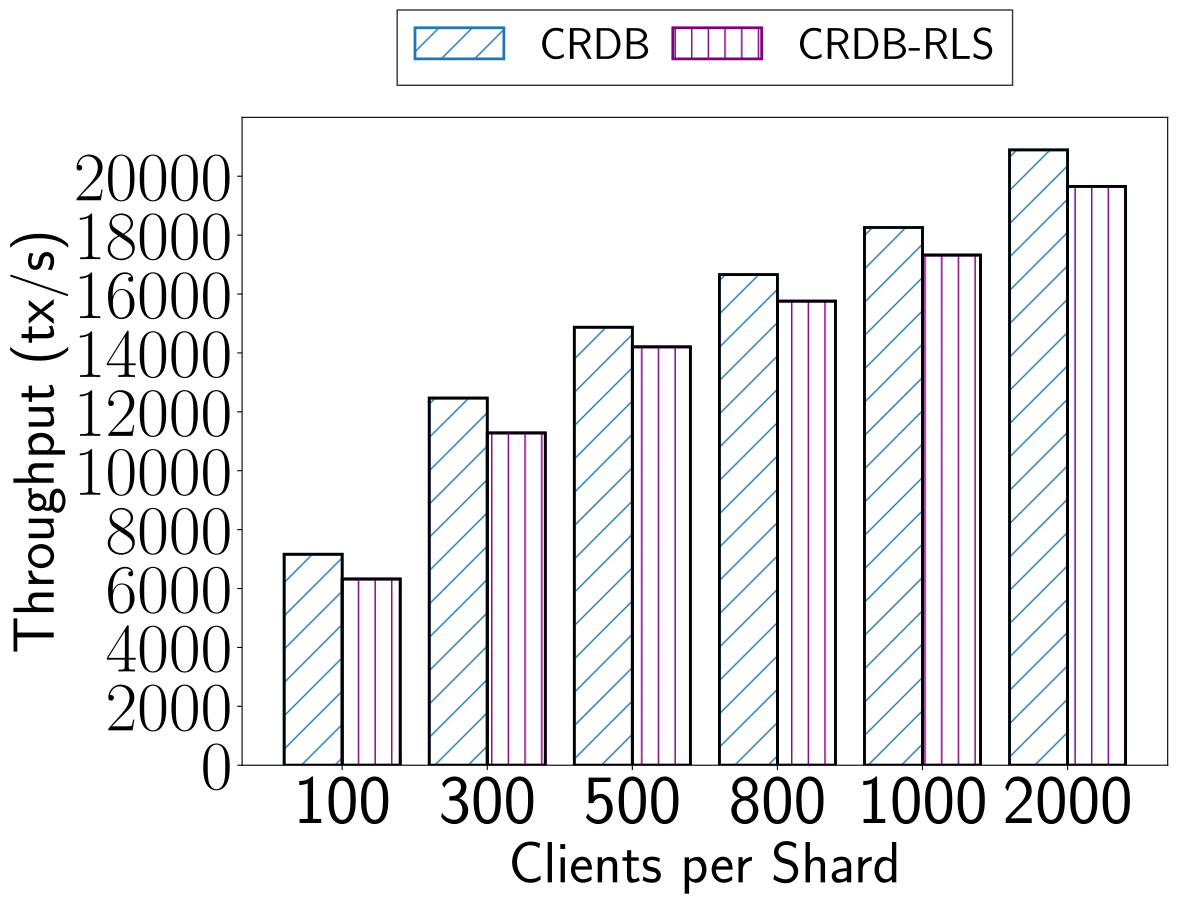

Reproduce this figure in Python.
import numpy as np
import matplotlib.pyplot as plt
import os.path
import sys 
from config import *
size = 6
namelist = ['100','300','500','800','1000','2000']

base = np.arange(size)
xxx = [
7163.8,
12467.5,
14872.1,
16660.5,
18259.2,
20894.9
]
yyy = [
6323.4,
11283.2,
14206.4,
15759.2,
17323.2,
19655.5
]



total_width, n = 0.8, 2
width = total_width / n
base = base - (total_width - width) / 2
fig, ax = plt.subplots(figsize=(10,7))
hatch_tuple = [] 
bartuple=plt.bar(base, xxx,  facecolor='white', color='k',in_layout=True, edgecolor=COLOR_S1, width=width, lw=2, hatch='/', label='XXX')
hatch_tuple.append(bartuple[0])
bartuple=plt.bar(base + width, yyy,  facecolor='white', color='k',in_layout=True, edgecolor="purple", width=width, lw=2, hatch='|', label='YYY')
hatch_tuple.append(bartuple[0])

fig.tight_layout()
edge_tuple = []
bartuple = plt.bar(base, xxx,   color='none',in_layout=True, edgecolor='k', width=width, lw=2)
edge_tuple.append(bartuple[0])
bartuple = plt.bar(base+  width, yyy,   color='none',in_layout=True, edgecolor='k', width=width, lw=2)
edge_tuple.append(bartuple[0])



bottom_tuple = []



ax.set_xlabel("Clients per Shard", size=LABEL_SIZE)
ax.set_ylabel("Throughput (tx/s)", size=LABEL_SIZE)
plt.xticks(base + 0.5 * width, labels=namelist, fontsize=TICK_SIZE)
plt.yticks(np.arange(0, 22000, 2000), fontsize=TICK_SIZE)
plt.ylim((0, 22000))

lg = plt.legend(tuple(hatch_tuple), tuple([ "CRDB", "CRDB-RLS"]), fontsize=0.8*LEGEND_SIZE, loc='upper center',  columnspacing=0.5, borderpad=.4, edgecolor="black", fancybox=False, ncol=2, bbox_to_anchor=(0.5, 1.2))
name = os.path.basename(sys.argv[0])[:-2] + 'pdf'
plt.savefig(name, bbox_inches='tight')
